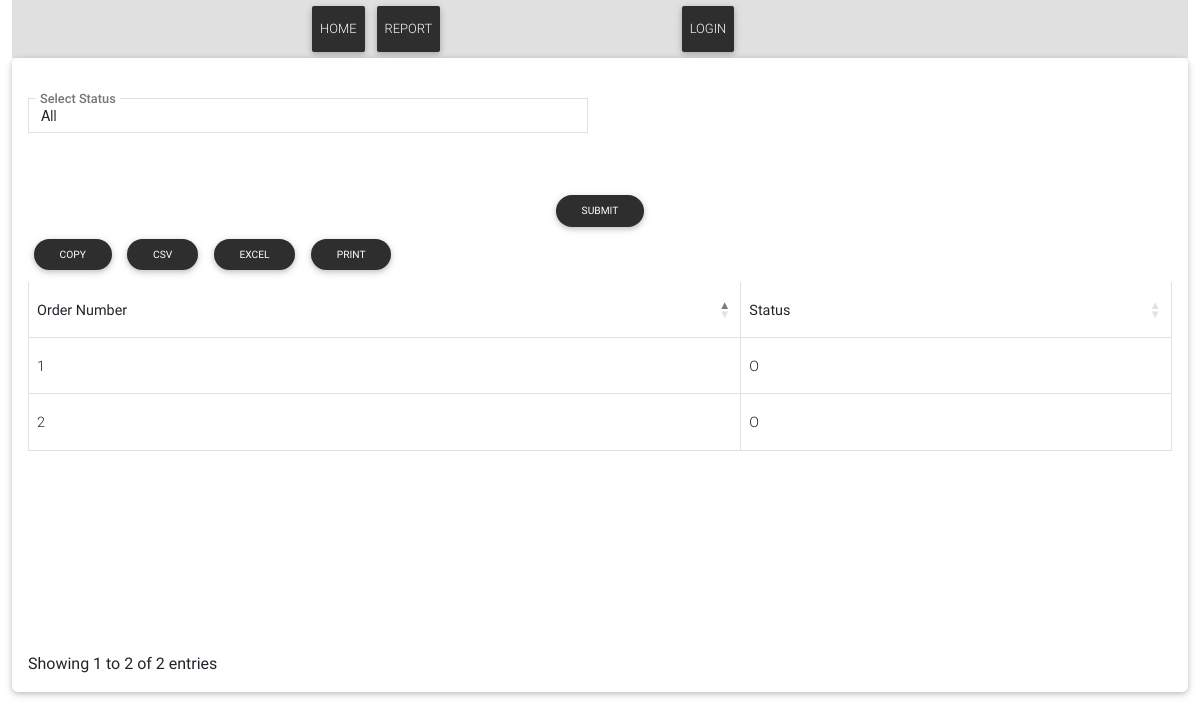
Before: /report/Sales/sales_order_status_filter/ with the older database file.
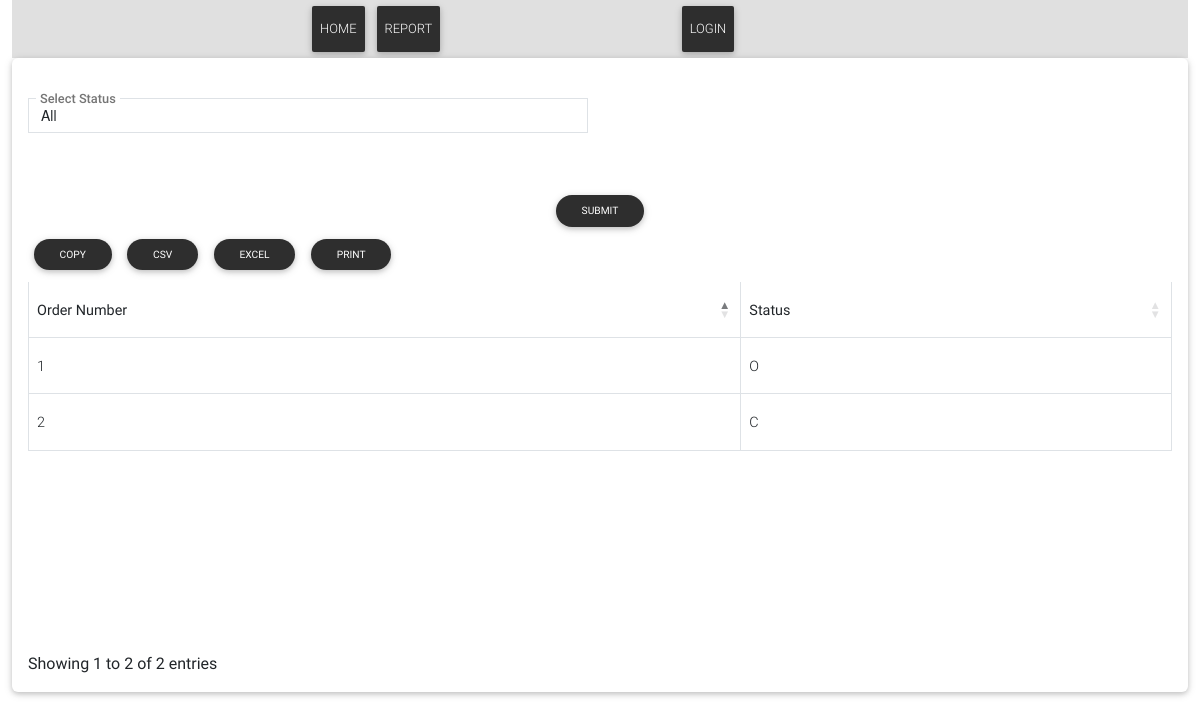
After: the same page with the newer database file.
### Sales/models.py (models this page shows, shortened)
class SalesOrderInfo(models.Model):
    Status_CHOICES = [
        ('O', 'Open'),
        ('H', 'Hold'),
        ('C', 'Close'),
        ('F', 'Canceled')
    ]
    status = models.CharField(max_length=1, choices=Status_CHOICES,default='O')
    docNo = models.PositiveIntegerField(default=1, unique=True)
    customerName = models.ForeignKey(BusinessPartner, on_delete=models.CASCADE, null=True, default=None)
    address = models.CharField(max_length=250,blank=True)
    created = models.DateField(default=timezone.now)
    totalAmount = models.DecimalField(max_digits=10, decimal_places=4, null=True, blank=True,default=0)
    totalQty = models.DecimalField(max_digits=10, decimal_places=4, null=True, blank=True, default=0)
    sales_employee = models.ForeignKey(SalesEmployee, on_delete=models.CASCADE, default=1)  # Set the default to an existing SalesEmployee or a specific ID
    owner = models.ForeignKey(User, on_delete=models.CASCADE, null=True, blank=True)
    class Meta:
        verbose_name = 'Sales Order'
        verbose_name_plural = 'Sales Order'

### Report/salesorderviews.py (the view)
# urls.py: path('Sales/sales_order_status_filter/', salesorderviews.sales_order_status_filter, name='sales_order_status_filter'),
def sales_order_status_filter(request):
    if request.method == 'POST':
        form = SalesOrderStatusFilterForm(request.POST)
        if form.is_valid():
            status = form.cleaned_data['status']
            if status:
                filtered_orders = SalesOrderInfo.objects.filter(status=status)
            else:
                filtered_orders = SalesOrderInfo.objects.all()
        else:
            filtered_orders = SalesOrderInfo.objects.all()
    else:
        form = SalesOrderStatusFilterForm()
        filtered_orders = SalesOrderInfo.objects.all()
    return render(request, 'sales/sales_order_status_filter.html', {'form': form, 'filtered_orders': filtered_orders})

### Report/forms.py
class SalesOrderStatusFilterForm(forms.Form):
    STATUS_CHOICES = [
        ('', 'All'),  # Include an option to select all statuses
        ('O', 'Open'),
        ('H', 'Hold'),
        ('C', 'Close'),
        ('F', 'Canceled'),
    ]
    status = forms.ChoiceField(choices=STATUS_CHOICES, required=False, label='Select Status')
    def __init__(self, *args, **kwargs):
        super(SalesOrderStatusFilterForm, self).__init__(*args, **kwargs)
        for field_name, field in self.fields.items():
            field.widget.attrs.update({
                'class': 'form-control form-control-sm',
                'id': f"{field_name}",
            })

### Report/templates/sales/sales_order_status_filter.html
{% extends 'basereport.html' %}
{% load static %}
{% block content %}
<section class="section card mb-5">
    <div class="card-body">
{% include '../form.html'%}
{% if filtered_orders %}
    <table id="itemsTable" class="table table-bordered">
        <thead>
            <tr>
                <th>Order Number</th>
                <th>Status</th>
            </tr>
        </thead>
        <tbody>
            {% for order in filtered_orders %}
            <tr>
                <td>{{ order.docNo }}</td>
                <td>{{ order.status }}</td>
            </tr>
            {% empty %}
            <tr>
                <td colspan="2">No matching orders found.</td>
            </tr>
            {% endfor %}
        </tbody>
    </table>
    {% endif %}
    {% endblock %}

Changed rows visible on the page:
changed SalesOrderInfo (number 2 of 2 on the later page): status "O" → "C"
